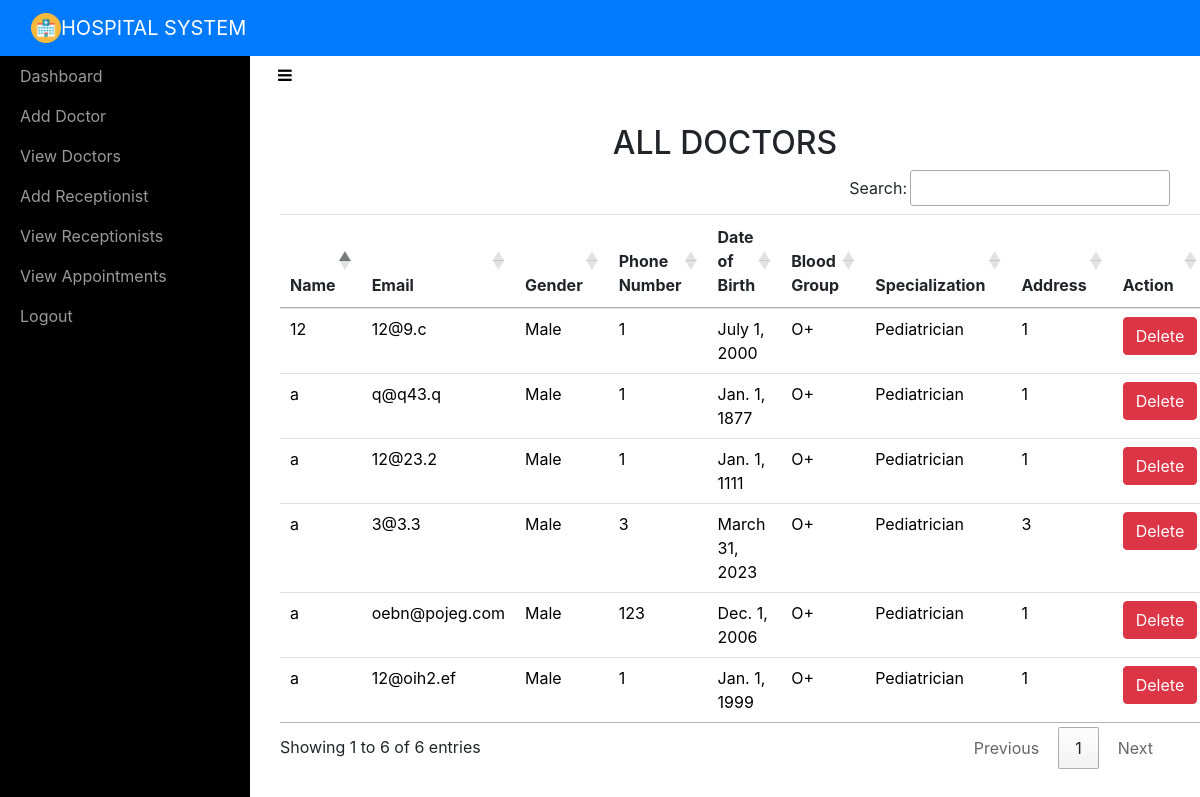
/adminviewDoctor/ (signed in), run on the app's committed database.
### user/models.py (models this page shows, shortened)
class Doctor(models.Model):
	name = models.CharField(max_length=50)
	email = models.EmailField(unique=True)
	password=models.CharField(max_length=16)
	gender = models.CharField(max_length=10)
	phonenumber = models.CharField(max_length=10)
	address = models.CharField(max_length=100)
	birthdate = models.DateField()
	bloodgroup = models.CharField(max_length=5)
	specialization = models.CharField(max_length=50)

### user/views.py (the view)
# urls.py: path('adminviewDoctor/',adminviewDoctor,name='adminviewDoctor'),
def adminviewDoctor(request):
	if not request.user.is_staff:
		return redirect('login_admin')
	doc = Doctor.objects.all()
	d = { 'doc' : doc }
	return render(request,'adminviewDoctors.html',d)

### templates/adminviewDoctors.html (shortened to what this page needs)
<!DOCTYPE html>
<html>
<head>
    {% include 'include.html' %}
    {% load static %}
    <link rel="stylesheet" type="text/css" href="https://cdn.datatables.net/1.10.21/css/jquery.dataTables.min.css">
    <link rel="stylesheet" type="text/css" href="https://cdn.datatables.net/buttons/1.6.2/css/buttons.dataTables.min.css">
</head>
<body>
    {% include 'adminnav.html' %}
    <div id="wrapper">
        {% include 'admin_include.html'%}
        <div class="page-content-wrapper">
            <div class="container-fluid"><a class="btn btn-link" role="button" id="menu-toggle" href="#menu-toggle"><i class="fa fa-bars" style="color: black;"></i></a>
                <h2 class="text-center">ALL DOCTORS</h2>
                <section id="team" class="pb-5">
                    <div class="container">
                       <table class="table" id="example">
                            <thead>
                                <tr>
                                    <th>Name</th>
                                    <th>Email</th>
                                    <th>Gender</th>
                                    <th>Phone Number</th>
                                    <th>Date of Birth</th>
                                    <th>Blood Group</th>
                                    <th>Specialization</th>
                                    <th>Address</th>
                                    <th>Action</th>
                                </tr>
                            </thead>
                            <tbody>
                                {% for i in doc %}
                                <tr style="color: black;">
                                    <td>{{ i.name }}</td>
                                    <td>{{ i.email }}</td>
                                    <td>{{ i.gender }}</td>
                                    <td>{{ i.phonenumber }}</td>
                                    <td>{{ i.birthdate }}</td>
                                    <td>{{ i.bloodgroup }}</td>
                                    <td>{{ i.specialization }}</td>
                                    <td>{{ i.address }}</td>
                                    <td><a href="{% url 'admin_delete_doctor' i.id i.email %}" onclick="return confirm('Are you sure you want to delete?')" class="btn btn-danger">Delete</a></td>
                                </tr>
                                {% endfor %}
                            </tbody>
                        </table>
                    </div>
                </section>
            </div>
        </div>
    </div>
</body>
</html>

### templates/include.html (shortened to what this page needs)
{% load static %}
<link rel="stylesheet" href="{% static 'bootstrap/css/bootstrap.min.css' %}">
<link rel="stylesheet" href="{% static 'fonts/font-awesome.min.css' %}">
<link rel="stylesheet" href="{% static 'fonts/ionicons.min.css' %}">
<link rel="stylesheet" href="{% static 'css/back-to-top-scroll-1.css' %}">
<link rel="stylesheet" href="{% static 'css/back-to-top-scroll.cs' %}s">
<link rel="stylesheet" href="{% static 'css/Bold-BS4-Animated-Back-To-Top.css' %}">
<link rel="stylesheet" href="{% static 'css/animate.min.css' %}">
<link rel="stylesheet" href="{% static 'css/Login-Form-Dark.css' %}">
<link rel="stylesheet" href="{% static 'css/Pretty-Registration-Form.css' %}">
<link rel="stylesheet" href="{% static 'css/Sidebar-Menu-1.css' %}">
<link rel="stylesheet" href="{% static 'css/Sidebar-Menu.css' %}">
<link rel="stylesheet" href="{% static 'css/styles.css' %}">

### templates/adminnav.html (shortened to what this page needs)
{% load static %}
<nav class="navbar navbar-dark navbar-expand-md sticky-top bg-primary float-none">
    <div class="container-fluid"><img src="{% static 'img/mainicon.png' %}" width="30px" height="30px" alt="10px"><a class="navbar-brand text-center" href="#" style="margin: 0px 0px;">HOSPITAL SYSTEM</a>
    </div>
</nav>

### templates/admin_include.html
<div id="sidebar-wrapper">
    <ul class="sidebar-nav">
        <li> <a href="{% url 'adminhome' %}">Dashboard</a></li>
        <li> <a href="{% url 'adminaddDoctor' %}">Add Doctor</a></li>
        <li> <a href="{% url 'adminviewDoctor' %}">View Doctors</a></li>
        <li> <a href="{% url 'adminaddReceptionist' %}">Add Receptionist</a></li>
        <li> <a href="{% url 'adminviewReceptionist' %}">View Receptionists</a></li>
        <li> <a href="{% url 'adminviewAppointment' %}">View Appointments</a></li>
        <li> <a href="{% url 'adminlogout' %}">Logout</a></li>
    </ul>
</div>

### static/css/Sidebar-Menu-1.css (style rules this page uses)
body { overflow-x: hidden; }
#wrapper { padding-left: 0; -webkit-transition: all 0.5s ease; -moz-transition: all 0.5s ease; -o-transition: all 0.5s ease; transition: all 0.5s ease; }
#sidebar-wrapper { z-index: 1000; position: fixed; left: 250px; width: 0; height: 100%; margin-left: -250px; overflow-y: auto; background: #000; -webkit-transition: all 0.5s ease; -moz-transition: all 0.5s ease; -o-transition: all 0.5s ease; transition: all 0.5s ease; }
.sidebar-nav { position: absolute; top: 0; width: 250px; margin: 0; padding: 0; list-style: none; }
.sidebar-nav li { text-indent: 20px; line-height: 40px; }
.sidebar-nav li a { display: block; text-decoration: none; color: #999999; }
@media (min-width:768px) { #wrapper { padding-left: 250px; } }
@media (min-width:768px) { #sidebar-wrapper { width: 250px; } }

### static/css/Sidebar-Menu.css (style rules this page uses)
#wrapper { padding-left: 0; -webkit-transition: all 0.5s ease; -moz-transition: all 0.5s ease; -o-transition: all 0.5s ease; transition: all 0.5s ease; }
#sidebar-wrapper { z-index: 1000; position: fixed; left: 250px; width: 0; height: 100%; margin-left: -250px; overflow-y: auto; background: #000; -webkit-transition: all 0.5s ease; -moz-transition: all 0.5s ease; -o-transition: all 0.5s ease; transition: all 0.5s ease; }
.sidebar-nav { position: absolute; top: 0; width: 250px; margin: 0; padding: 0; list-style: none; }
.sidebar-nav li { text-indent: 20px; line-height: 40px; }
.sidebar-nav li a { display: block; text-decoration: none; color: #999999; }
@media (min-width:768px) { #wrapper { padding-left: 250px; } }
@media (min-width:768px) { #sidebar-wrapper { width: 250px; } }

### static/css/styles.css (style rules this page uses)
.text-center { margin-top: 30px; }

### data on the page
Doctor: name "a", email "q@q43.q", gender "Male", phonenumber "1", birthdate "Jan. 1, 1877", bloodgroup "O+", specialization "Pediatrician", address "1"
Doctor: name "a", email "12@23.2", gender "Male", phonenumber "1", birthdate "Jan. 1, 1111", bloodgroup "O+", specialization "Pediatrician", address "1"
Doctor: name "12", email "12@9.c", gender "Male", phonenumber "1", birthdate "July 1, 2000", bloodgroup "O+", specialization "Pediatrician", address "1"
Doctor: name "a", email "3@3.3", gender "Male", phonenumber "3", birthdate "March 31, 2023", bloodgroup "O+", specialization "Pediatrician", address "3"
Doctor: name "a", email "oebn@pojeg.com", gender "Male", phonenumber "123", birthdate "Dec. 1, 2006", bloodgroup "O+", specialization "Pediatrician", address "1"
Doctor: name "a", email "12@oih2.ef", gender "Male", phonenumber "1", birthdate "Jan. 1, 1999", bloodgroup "O+", specialization "Pediatrician", address "1"
